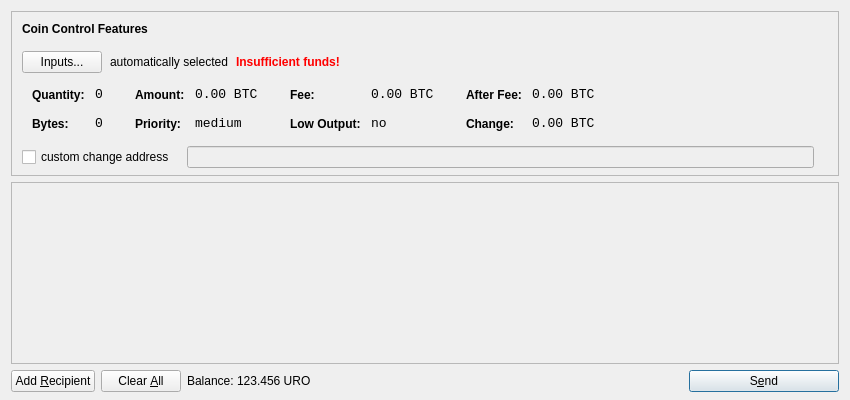
<?xml version="1.0" encoding="UTF-8"?>
<ui version="4.0">
 <class>SendCoinsDialog</class>
 <widget class="QDialog" name="SendCoinsDialog">
  <property name="geometry">
   <rect>
    <x>0</x>
    <y>0</y>
    <width>850</width>
    <height>400</height>
   </rect>
  </property>
  <property name="windowTitle">
   <string>Send Coins</string>
  </property>
  <layout class="QVBoxLayout" name="verticalLayout" stretch="0,1,0">
   <property name="bottomMargin">
    <number>8</number>
   </property>
   <item>
    <widget class="QFrame" name="frameCoinControl">
     <property name="sizePolicy">
      <sizepolicy hsizetype="Expanding" vsizetype="Expanding">
       <horstretch>0</horstretch>
       <verstretch>0</verstretch>
      </sizepolicy>
     </property>
     <property name="maximumSize">
      <size>
       <width>16777215</width>
       <height>16777215</height>
      </size>
     </property>
     <property name="frameShape">
      <enum>QFrame::StyledPanel</enum>
     </property>
     <property name="frameShadow">
      <enum>QFrame::Sunken</enum>
     </property>
     <layout class="QVBoxLayout" name="verticalLayoutCoinControl2">
      <property name="spacing">
       <number>-1</number>
      </property>
      <property name="leftMargin">
       <number>0</number>
      </property>
      <property name="topMargin">
       <number>0</number>
      </property>
      <property name="rightMargin">
       <number>0</number>
      </property>
      <property name="bottomMargin">
       <number>6</number>
      </property>
      <item>
       <layout class="QVBoxLayout" name="verticalLayoutCoinControl" stretch="0,0,0,0,1">
        <property name="spacing">
         <number>0</number>
        </property>
        <property name="leftMargin">
         <number>10</number>
        </property>
        <property name="topMargin">
         <number>10</number>
        </property>
        <item>
         <layout class="QHBoxLayout" name="horizontalLayoutCoinControl1">
          <property name="bottomMargin">
           <number>15</number>
          </property>
          <item>
           <widget class="QLabel" name="labelCoinControlFeatures">
            <property name="sizePolicy">
             <sizepolicy hsizetype="Preferred" vsizetype="Maximum">
              <horstretch>0</horstretch>
              <verstretch>0</verstretch>
             </sizepolicy>
            </property>
            <property name="font">
             <font>
              <weight>75</weight>
              <bold>true</bold>
             </font>
            </property>
            <property name="styleSheet">
             <string notr="true">font-weight:bold;</string>
            </property>
            <property name="text">
             <string>Coin Control Features</string>
            </property>
           </widget>
          </item>
         </layout>
        </item>
        <item>
         <layout class="QHBoxLayout" name="horizontalLayoutCoinControl2" stretch="0,0,0,0">
          <property name="spacing">
           <number>8</number>
          </property>
          <property name="bottomMargin">
           <number>10</number>
          </property>
          <item>
           <widget class="QPushButton" name="pushButtonCoinControl">
            <property name="styleSheet">
             <string notr="true"/>
            </property>
            <property name="text">
             <string>Inputs...</string>
            </property>
           </widget>
          </item>
          <item>
           <widget class="QLabel" name="labelCoinControlAutomaticallySelected">
            <property name="text">
             <string>automatically selected</string>
            </property>
            <property name="margin">
             <number>5</number>
            </property>
           </widget>
          </item>
          <item>
           <widget class="QLabel" name="labelCoinControlInsuffFunds">
            <property name="font">
             <font>
              <weight>75</weight>
              <bold>true</bold>
             </font>
            </property>
            <property name="styleSheet">
             <string notr="true">color:red;font-weight:bold;</string>
            </property>
            <property name="text">
             <string>Insufficient funds!</string>
            </property>
            <property name="margin">
             <number>5</number>
            </property>
           </widget>
          </item>
          <item>
           <spacer name="horizontalSpacerCoinControl">
            <property name="orientation">
             <enum>Qt::Horizontal</enum>
            </property>
            <property name="sizeHint" stdset="0">
             <size>
              <width>40</width>
              <height>1</height>
             </size>
            </property>
           </spacer>
          </item>
         </layout>
        </item>
        <item>
         <widget class="QWidget" name="widgetCoinControl" native="true">
          <property name="sizePolicy">
           <sizepolicy hsizetype="Preferred" vsizetype="Preferred">
            <horstretch>0</horstretch>
            <verstretch>0</verstretch>
           </sizepolicy>
          </property>
          <property name="minimumSize">
           <size>
            <width>0</width>
            <height>0</height>
           </size>
          </property>
          <property name="styleSheet">
           <string notr="true"/>
          </property>
          <layout class="QHBoxLayout" name="horizontalLayoutCoinControl5">
           <property name="margin">
            <number>0</number>
           </property>
           <item>
            <layout class="QHBoxLayout" name="horizontalLayoutCoinControl3" stretch="0,0,0,1">
             <property name="spacing">
              <number>20</number>
             </property>
             <property name="topMargin">
              <number>0</number>
             </property>
             <property name="bottomMargin">
              <number>10</number>
             </property>
             <item>
              <layout class="QFormLayout" name="formLayoutCoinControl1">
               <property name="horizontalSpacing">
                <number>10</number>
               </property>
               <property name="verticalSpacing">
                <number>14</number>
               </property>
               <property name="leftMargin">
                <number>10</number>
               </property>
               <property name="topMargin">
                <number>4</number>
               </property>
               <property name="rightMargin">
                <number>6</number>
               </property>
               <item row="0" column="0">
                <widget class="QLabel" name="labelCoinControlQuantityText">
                 <property name="styleSheet">
                  <string notr="true">font-weight:bold;</string>
                 </property>
                 <property name="text">
                  <string>Quantity:</string>
                 </property>
                 <property name="margin">
                  <number>0</number>
                 </property>
                </widget>
               </item>
               <item row="0" column="1">
                <widget class="QLabel" name="labelCoinControlQuantity">
                 <property name="font">
                  <font>
                   <family>Monospace</family>
                   <pointsize>10</pointsize>
                  </font>
                 </property>
                 <property name="cursor">
                  <cursorShape>IBeamCursor</cursorShape>
                 </property>
                 <property name="contextMenuPolicy">
                  <enum>Qt::ActionsContextMenu</enum>
                 </property>
                 <property name="text">
                  <string notr="true">0</string>
                 </property>
                 <property name="margin">
                  <number>0</number>
                 </property>
                 <property name="textInteractionFlags">
                  <set>Qt::LinksAccessibleByMouse|Qt::TextSelectableByKeyboard|Qt::TextSelectableByMouse</set>
                 </property>
                </widget>
               </item>
               <item row="1" column="0">
                <widget class="QLabel" name="labelCoinControlBytesText">
                 <property name="styleSheet">
                  <string notr="true">font-weight:bold;</string>
                 </property>
                 <property name="text">
                  <string>Bytes:</string>
                 </property>
                </widget>
               </item>
               <item row="1" column="1">
                <widget class="QLabel" name="labelCoinControlBytes">
                 <property name="font">
                  <font>
                   <family>Monospace</family>
                   <pointsize>10</pointsize>
                  </font>
                 </property>
                 <property name="cursor">
                  <cursorShape>IBeamCursor</cursorShape>
                 </property>
                 <property name="contextMenuPolicy">
                  <enum>Qt::ActionsContextMenu</enum>
                 </property>
                 <property name="text">
                  <string notr="true">0</string>
                 </property>
                 <property name="textInteractionFlags">
                  <set>Qt::LinksAccessibleByMouse|Qt::TextSelectableByKeyboard|Qt::TextSelectableByMouse</set>
                 </property>
                </widget>
               </item>
              </layout>
             </item>
             <item>
              <layout class="QFormLayout" name="formLayoutCoinControl2">
               <property name="horizontalSpacing">
                <number>10</number>
               </property>
               <property name="verticalSpacing">
                <number>14</number>
               </property>
               <property name="leftMargin">
                <number>6</number>
               </property>
               <property name="topMargin">
                <number>4</number>
               </property>
               <property name="rightMargin">
                <number>6</number>
               </property>
               <item row="0" column="0">
                <widget class="QLabel" name="labelCoinControlAmountText">
                 <property name="styleSheet">
                  <string notr="true">font-weight:bold;</string>
                 </property>
                 <property name="text">
                  <string>Amount:</string>
                 </property>
                 <property name="margin">
                  <number>0</number>
                 </property>
                </widget>
               </item>
               <item row="0" column="1">
                <widget class="QLabel" name="labelCoinControlAmount">
                 <property name="font">
                  <font>
                   <family>Monospace</family>
                   <pointsize>10</pointsize>
                  </font>
                 </property>
                 <property name="cursor">
                  <cursorShape>IBeamCursor</cursorShape>
                 </property>
                 <property name="contextMenuPolicy">
                  <enum>Qt::ActionsContextMenu</enum>
                 </property>
                 <property name="text">
                  <string notr="true">0.00 BTC</string>
                 </property>
                 <property name="textInteractionFlags">
                  <set>Qt::LinksAccessibleByMouse|Qt::TextSelectableByKeyboard|Qt::TextSelectableByMouse</set>
                 </property>
                </widget>
               </item>
               <item row="1" column="0">
                <widget class="QLabel" name="labelCoinControlPriorityText">
                 <property name="styleSheet">
                  <string notr="true">font-weight:bold;</string>
                 </property>
                 <property name="text">
                  <string>Priority:</string>
                 </property>
                </widget>
               </item>
               <item row="1" column="1">
                <widget class="QLabel" name="labelCoinControlPriority">
                 <property name="font">
                  <font>
                   <family>Monospace</family>
                   <pointsize>10</pointsize>
                  </font>
                 </property>
                 <property name="cursor">
                  <cursorShape>IBeamCursor</cursorShape>
                 </property>
                 <property name="contextMenuPolicy">
                  <enum>Qt::ActionsContextMenu</enum>
                 </property>
                 <property name="text">
                  <string>medium</string>
                 </property>
                 <property name="textInteractionFlags">
                  <set>Qt::LinksAccessibleByMouse|Qt::TextSelectableByKeyboard|Qt::TextSelectableByMouse</set>
                 </property>
                </widget>
               </item>
              </layout>
             </item>
             <item>
              <layout class="QFormLayout" name="formLayoutCoinControl3">
               <property name="horizontalSpacing">
                <number>10</number>
               </property>
               <property name="verticalSpacing">
                <number>14</number>
               </property>
               <property name="leftMargin">
                <number>6</number>
               </property>
               <property name="topMargin">
                <number>4</number>
               </property>
               <property name="rightMargin">
                <number>6</number>
               </property>
               <item row="0" column="0">
                <widget class="QLabel" name="labelCoinControlFeeText">
                 <property name="styleSheet">
                  <string notr="true">font-weight:bold;</string>
                 </property>
                 <property name="text">
                  <string>Fee:</string>
                 </property>
                 <property name="margin">
                  <number>0</number>
                 </property>
                </widget>
               </item>
               <item row="0" column="1">
                <widget class="QLabel" name="labelCoinControlFee">
                 <property name="font">
                  <font>
                   <family>Monospace</family>
                   <pointsize>10</pointsize>
                  </font>
                 </property>
                 <property name="cursor">
                  <cursorShape>IBeamCursor</cursorShape>
                 </property>
                 <property name="contextMenuPolicy">
                  <enum>Qt::ActionsContextMenu</enum>
                 </property>
                 <property name="text">
                  <string notr="true">0.00 BTC</string>
                 </property>
                 <property name="textInteractionFlags">
                  <set>Qt::LinksAccessibleByMouse|Qt::TextSelectableByKeyboard|Qt::TextSelectableByMouse</set>
                 </property>
                </widget>
               </item>
               <item row="1" column="0">
                <widget class="QLabel" name="labelCoinControlLowOutputText">
                 <property name="styleSheet">
                  <string notr="true">font-weight:bold;</string>
                 </property>
                 <property name="text">
                  <string>Low Output:</string>
                 </property>
                </widget>
               </item>
               <item row="1" column="1">
                <widget class="QLabel" name="labelCoinControlLowOutput">
                 <property name="font">
                  <font>
                   <family>Monospace</family>
                   <pointsize>10</pointsize>
                  </font>
                 </property>
                 <property name="cursor">
                  <cursorShape>IBeamCursor</cursorShape>
                 </property>
                 <property name="contextMenuPolicy">
                  <enum>Qt::ActionsContextMenu</enum>
                 </property>
                 <property name="text">
                  <string>no</string>
                 </property>
                 <property name="textInteractionFlags">
                  <set>Qt::LinksAccessibleByMouse|Qt::TextSelectableByKeyboard|Qt::TextSelectableByMouse</set>
                 </property>
                </widget>
               </item>
              </layout>
             </item>
             <item>
              <layout class="QFormLayout" name="formLayoutCoinControl4">
               <property name="horizontalSpacing">
                <number>10</number>
               </property>
               <property name="verticalSpacing">
                <number>14</number>
               </property>
               <property name="leftMargin">
                <number>6</number>
               </property>
               <property name="topMargin">
                <number>4</number>
               </property>
               <property name="rightMargin">
                <number>6</number>
               </property>
               <item row="0" column="0">
                <widget class="QLabel" name="labelCoinControlAfterFeeText">
                 <property name="styleSheet">
                  <string notr="true">font-weight:bold;</string>
                 </property>
                 <property name="text">
                  <string>After Fee:</string>
                 </property>
                 <property name="margin">
                  <number>0</number>
                 </property>
                </widget>
               </item>
               <item row="0" column="1">
                <widget class="QLabel" name="labelCoinControlAfterFee">
                 <property name="font">
                  <font>
                   <family>Monospace</family>
                   <pointsize>10</pointsize>
                  </font>
                 </property>
                 <property name="cursor">
                  <cursorShape>IBeamCursor</cursorShape>
                 </property>
                 <property name="contextMenuPolicy">
                  <enum>Qt::ActionsContextMenu</enum>
                 </property>
                 <property name="text">
                  <string notr="true">0.00 BTC</string>
                 </property>
                 <property name="textInteractionFlags">
                  <set>Qt::LinksAccessibleByMouse|Qt::TextSelectableByKeyboard|Qt::TextSelectableByMouse</set>
                 </property>
                </widget>
               </item>
               <item row="1" column="0">
                <widget class="QLabel" name="labelCoinControlChangeText">
                 <property name="styleSheet">
                  <string notr="true">font-weight:bold;</string>
                 </property>
                 <property name="text">
                  <string>Change:</string>
                 </property>
                </widget>
               </item>
               <item row="1" column="1">
                <widget class="QLabel" name="labelCoinControlChange">
                 <property name="font">
                  <font>
                   <family>Monospace</family>
                   <pointsize>10</pointsize>
                  </font>
                 </property>
                 <property name="cursor">
                  <cursorShape>IBeamCursor</cursorShape>
                 </property>
                 <property name="contextMenuPolicy">
                  <enum>Qt::ActionsContextMenu</enum>
                 </property>
                 <property name="text">
                  <string notr="true">0.00 BTC</string>
                 </property>
                 <property name="textInteractionFlags">
                  <set>Qt::LinksAccessibleByMouse|Qt::TextSelectableByKeyboard|Qt::TextSelectableByMouse</set>
                 </property>
                </widget>
               </item>
              </layout>
             </item>
            </layout>
           </item>
          </layout>
         </widget>
        </item>
        <item>
         <layout class="QHBoxLayout" name="horizontalLayoutCoinControl4" stretch="0,0,0">
          <property name="spacing">
           <number>12</number>
          </property>
          <property name="sizeConstraint">
           <enum>QLayout::SetDefaultConstraint</enum>
          </property>
          <property name="topMargin">
           <number>5</number>
          </property>
          <property name="rightMargin">
           <number>5</number>
          </property>
          <item>
           <widget class="QCheckBox" name="checkBoxCoinControlChange">
            <property name="text">
             <string>custom change address</string>
            </property>
           </widget>
          </item>
          <item>
           <widget class="QLineEdit" name="lineEditCoinControlChange">
            <property name="enabled">
             <bool>false</bool>
            </property>
            <property name="sizePolicy">
             <sizepolicy hsizetype="Expanding" vsizetype="Fixed">
              <horstretch>0</horstretch>
              <verstretch>0</verstretch>
             </sizepolicy>
            </property>
           </widget>
          </item>
          <item>
           <widget class="QLabel" name="labelCoinControlChangeLabel">
            <property name="sizePolicy">
             <sizepolicy hsizetype="Preferred" vsizetype="Expanding">
              <horstretch>0</horstretch>
              <verstretch>0</verstretch>
             </sizepolicy>
            </property>
            <property name="minimumSize">
             <size>
              <width>0</width>
              <height>0</height>
             </size>
            </property>
            <property name="text">
             <string/>
            </property>
            <property name="margin">
             <number>3</number>
            </property>
           </widget>
          </item>
         </layout>
        </item>
        <item>
         <spacer name="verticalSpacerCoinControl">
          <property name="orientation">
           <enum>Qt::Vertical</enum>
          </property>
          <property name="sizeHint" stdset="0">
           <size>
            <width>800</width>
            <height>1</height>
           </size>
          </property>
         </spacer>
        </item>
       </layout>
      </item>
     </layout>
    </widget>
   </item>
   <item>
    <widget class="QScrollArea" name="scrollArea">
     <property name="widgetResizable">
      <bool>true</bool>
     </property>
     <widget class="QWidget" name="scrollAreaWidgetContents">
      <property name="geometry">
       <rect>
        <x>0</x>
        <y>0</y>
        <width>830</width>
        <height>165</height>
       </rect>
      </property>
      <layout class="QVBoxLayout" name="verticalLayout_2">
       <property name="margin">
        <number>0</number>
       </property>
       <item>
        <layout class="QVBoxLayout" name="entries">
         <property name="spacing">
          <number>6</number>
         </property>
        </layout>
       </item>
       <item>
        <spacer name="verticalSpacer">
         <property name="orientation">
          <enum>Qt::Vertical</enum>
         </property>
         <property name="sizeHint" stdset="0">
          <size>
           <width>20</width>
           <height>40</height>
          </size>
         </property>
        </spacer>
       </item>
      </layout>
     </widget>
    </widget>
   </item>
   <item>
    <layout class="QHBoxLayout" name="horizontalLayout">
     <item>
      <widget class="QPushButton" name="addButton">
       <property name="toolTip">
        <string>Send to multiple recipients at once</string>
       </property>
       <property name="text">
        <string>Add &amp;Recipient</string>
       </property>
       <property name="icon">
        <iconset resource="../bitcoin.qrc">
         <normaloff>:/icons/add</normaloff>:/icons/add</iconset>
       </property>
       <property name="autoDefault">
        <bool>false</bool>
       </property>
      </widget>
     </item>
     <item>
      <widget class="QPushButton" name="clearButton">
       <property name="sizePolicy">
        <sizepolicy hsizetype="Minimum" vsizetype="Fixed">
         <horstretch>0</horstretch>
         <verstretch>0</verstretch>
        </sizepolicy>
       </property>
       <property name="toolTip">
        <string>Remove all transaction fields</string>
       </property>
       <property name="text">
        <string>Clear &amp;All</string>
       </property>
       <property name="icon">
        <iconset resource="../bitcoin.qrc">
         <normaloff>:/icons/remove</normaloff>:/icons/remove</iconset>
       </property>
       <property name="autoRepeatDelay">
        <number>300</number>
       </property>
       <property name="autoDefault">
        <bool>false</bool>
       </property>
      </widget>
     </item>
     <item>
      <layout class="QHBoxLayout" name="horizontalLayout_2">
       <property name="spacing">
        <number>3</number>
       </property>
       <item>
        <widget class="QLabel" name="label">
         <property name="text">
          <string>Balance:</string>
         </property>
        </widget>
       </item>
       <item>
        <widget class="QLabel" name="labelBalance">
         <property name="cursor">
          <cursorShape>IBeamCursor</cursorShape>
         </property>
         <property name="text">
          <string>123.456 URO</string>
         </property>
         <property name="textInteractionFlags">
          <set>Qt::LinksAccessibleByMouse|Qt::TextSelectableByKeyboard|Qt::TextSelectableByMouse</set>
         </property>
        </widget>
       </item>
      </layout>
     </item>
     <item>
      <spacer name="horizontalSpacer">
       <property name="orientation">
        <enum>Qt::Horizontal</enum>
       </property>
       <property name="sizeHint" stdset="0">
        <size>
         <width>40</width>
         <height>20</height>
        </size>
       </property>
      </spacer>
     </item>
     <item>
      <widget class="QPushButton" name="sendButton">
       <property name="minimumSize">
        <size>
         <width>150</width>
         <height>0</height>
        </size>
       </property>
       <property name="toolTip">
        <string>Confirm the send action</string>
       </property>
       <property name="text">
        <string>S&amp;end</string>
       </property>
       <property name="icon">
        <iconset resource="../bitcoin.qrc">
         <normaloff>:/icons/send</normaloff>:/icons/send</iconset>
       </property>
       <property name="default">
        <bool>true</bool>
       </property>
      </widget>
     </item>
    </layout>
   </item>
  </layout>
 </widget>
 <resources>
  <include location="../bitcoin.qrc"/>
 </resources>
 <connections/>
</ui>
